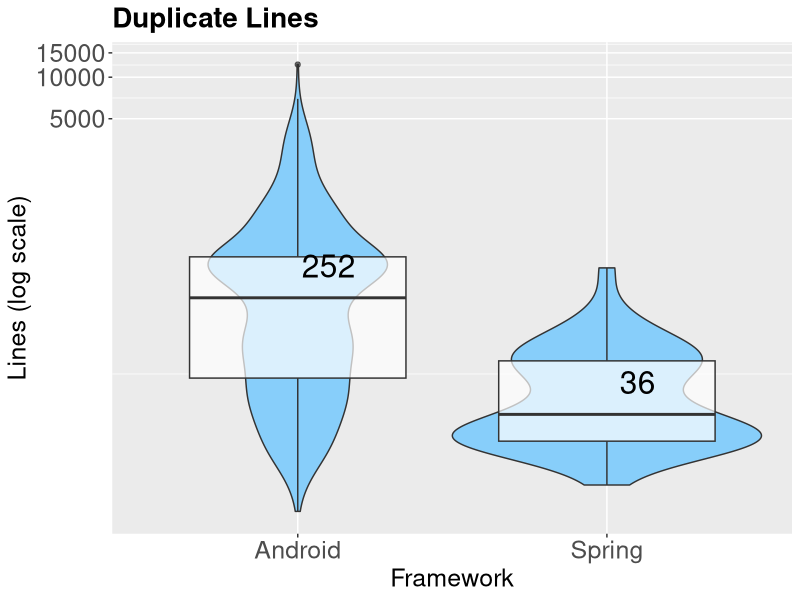
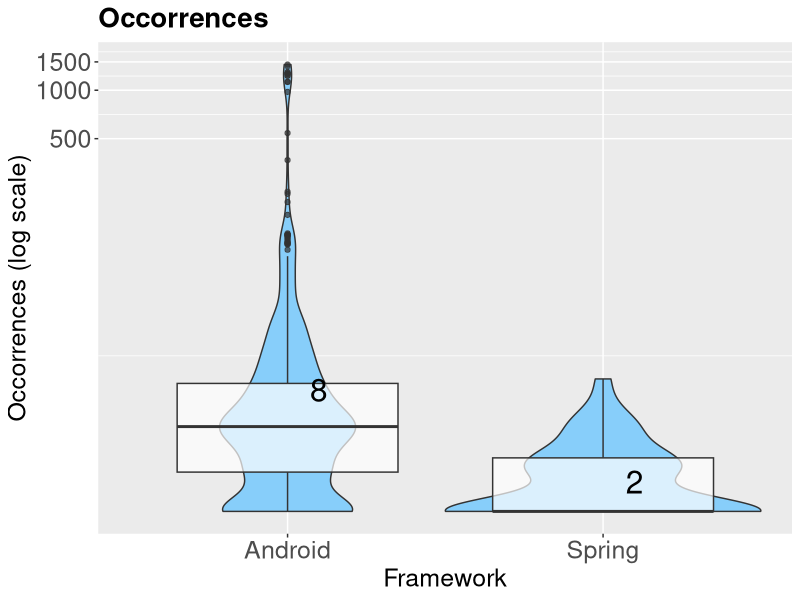
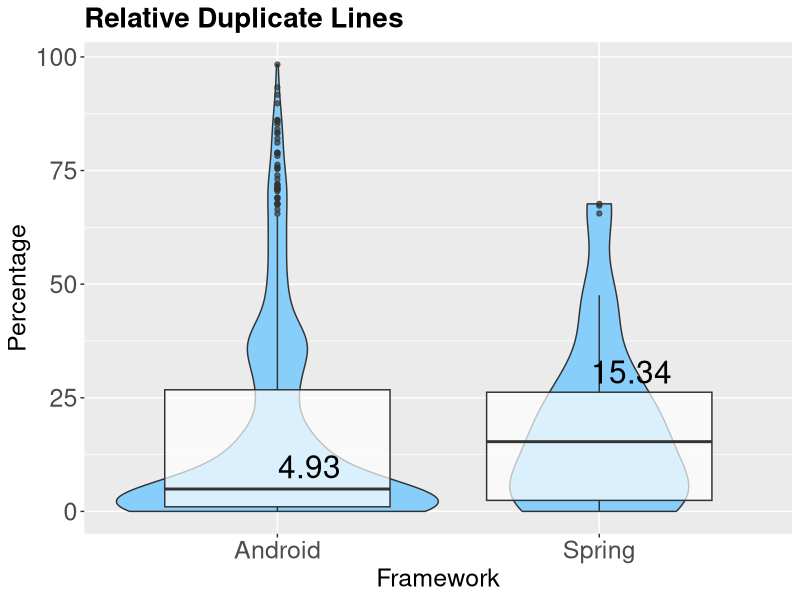
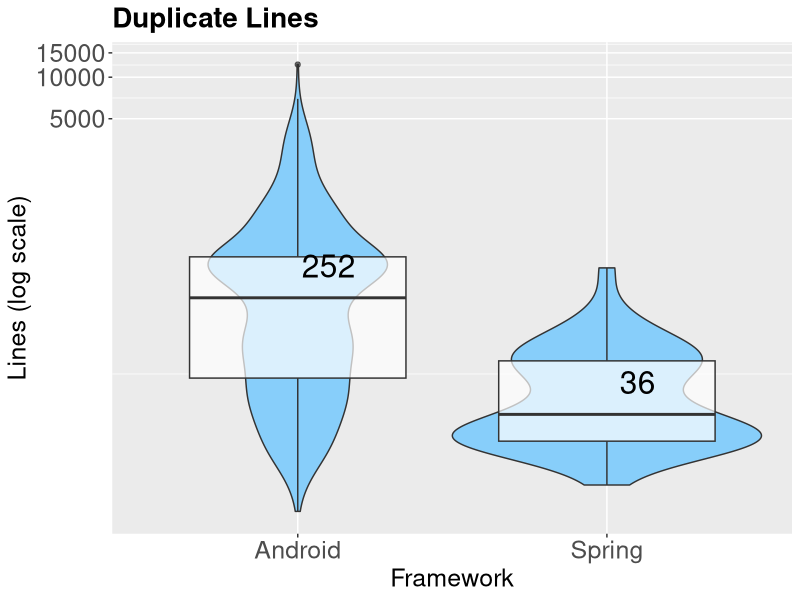
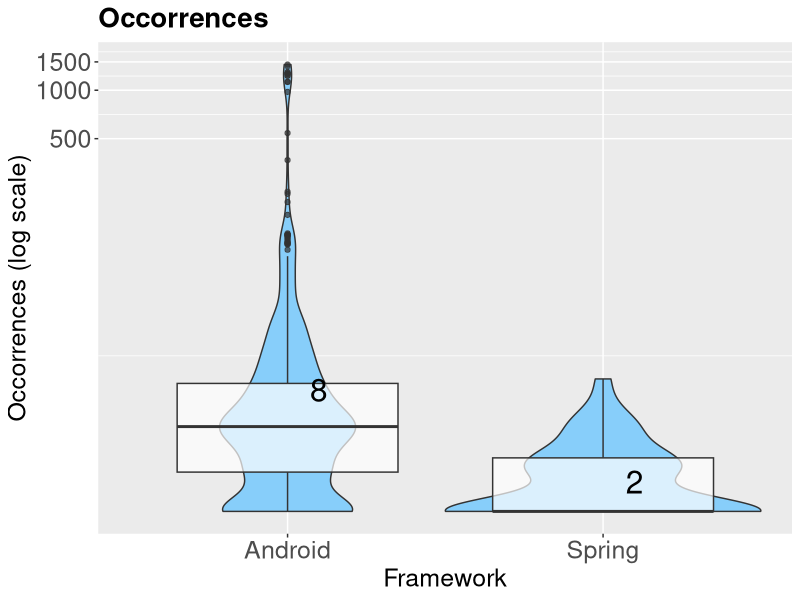
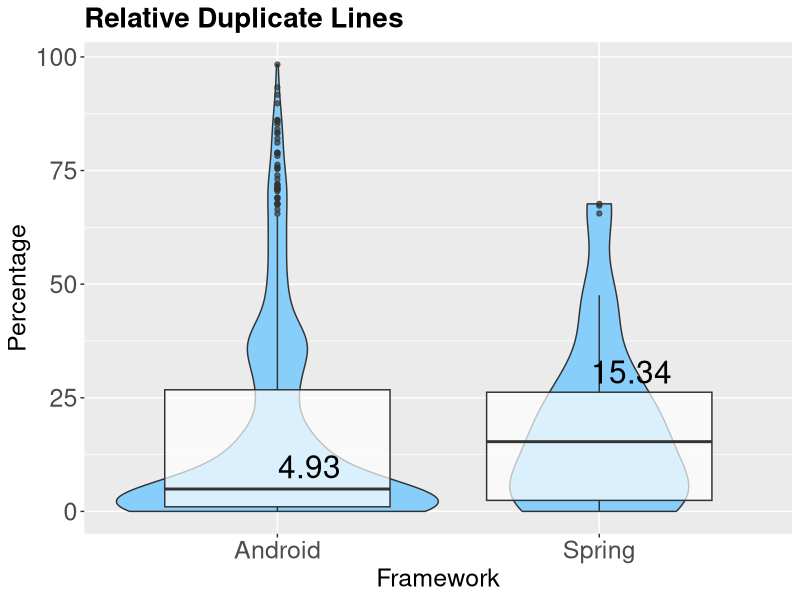

Reproduce these figures in R, in order.
library(ggplot2)
library(scales)

typeOfFramework = "Framework"
frameworkName1 = "Android"
frameworkName2 = "AWS"
frameworkName3 = "Azure"
frameworkName4 = "Spring"
frameworkName5 = "Spring Cloud"

factorPositionMedianLabel = 1.7 

plotGraphic <- function ()  {
  p1 <- ggplot(all, aes) + 
    #scale_y_continuous(trans=scales::pseudo_log_trans(base = 10)) +
    #scale_y_log10(labels = comma) +
    geom_violin(width=1, trim=TRUE, fill="#87CEFA") + 
    geom_boxplot(width=0.7,alpha=0.7) + ggtitle(title) + 
    xlab(typeOfFramework) + 
    ylab(verticalTitle) + 
    annotate("text", x = 1.1, y = framework1_median*factorPositionMedianLabel, label = round(framework1_median, 2), size = 8) + 
    annotate("text", x = 2.1, y = framework4_median*factorPositionMedianLabel, label = round(framework4_median, 2), size = 8) +
    theme(plot.title=element_text(size=20,face="bold") ,axis.title=element_text(size=18),axis.text=element_text(size=18))  
  return(p1)
}

plotLogGraphic <- function ()  {
  p1 <- ggplot(all, aes) + 
    scale_y_continuous(trans=scales::pseudo_log_trans(base = 10)) +
    #scale_y_log10(labels = comma) +
    geom_violin(width=1, trim=TRUE, fill="#87CEFA") + 
    geom_boxplot(width=0.7,alpha=0.7) + ggtitle(title) + 
    xlab(typeOfFramework) + 
    ylab(verticalTitle) + 
    annotate("text", x = 1.1, y = framework1_median*factorPositionMedianLabel, label = round(framework1_median, 2), size = 8) +
    annotate("text", x = 2.1, y = framework4_median*factorPositionMedianLabel, label = round(framework4_median, 2), size = 8) +
    theme(plot.title=element_text(size=20,face="bold") ,axis.title=element_text(size=18),axis.text=element_text(size=18))  
  return(p1)
}

framework1=read.csv("android.csv", sep=",",header=T)
framework4=read.csv("spring.csv", sep=",",header=T)
all=rbind.data.frame(framework1, framework4)

################################################################################
#Number of duplicated lines
dataFramework1=framework1$total_duplicated_lines
dataFramework4=framework4$total_duplicated_lines

title = "Duplicate Lines"
verticalTitle = "Lines (log scale)"
framework1_median =  median(unlist(dataFramework1), na.rm = TRUE)
framework4_median =  median(unlist(dataFramework4), na.rm = TRUE)
aes = aes(factor(framework,levels = c(frameworkName1, frameworkName4)), total_duplicated_lines)

plotLogGraphic()
ggsave("duplicated_lines.pdf", width = 4.5, height = 4.5)

################################################################################
#Number of occorrences
dataFramework1=framework1$total_occurrences
dataFramework4=framework4$total_occurrences

title = "Occorrences"
verticalTitle = "Occorrences (log scale)"
framework1_median =  median(unlist(dataFramework1), na.rm = TRUE)
framework4_median =  median(unlist(dataFramework4), na.rm = TRUE)
aes = aes(factor(framework,levels = c(frameworkName1, frameworkName4)), total_occurrences)

plotLogGraphic()
ggsave("occurrences.pdf", width = 4.5, height = 4.5)


################################################################################
#Number of percentage of duplicate lines
dataFramework1=framework1$percentage_duplicate_loc
dataFramework4=framework4$percentage_duplicate_loc

factorPositionMedianLabel = 2

title = "Relative Duplicate Lines"
verticalTitle = "Percentage"
framework1_median =  median(unlist(dataFramework1), na.rm = TRUE)
framework4_median =  median(unlist(dataFramework4), na.rm = TRUE)
aes = aes(factor(framework,levels = c(frameworkName1, frameworkName4)), percentage_duplicate_loc)

plotGraphic()
ggsave("relative-duplicate-lines.pdf", width = 4.5, height = 4.5)
factorPositionMedianLabel = 1.7

